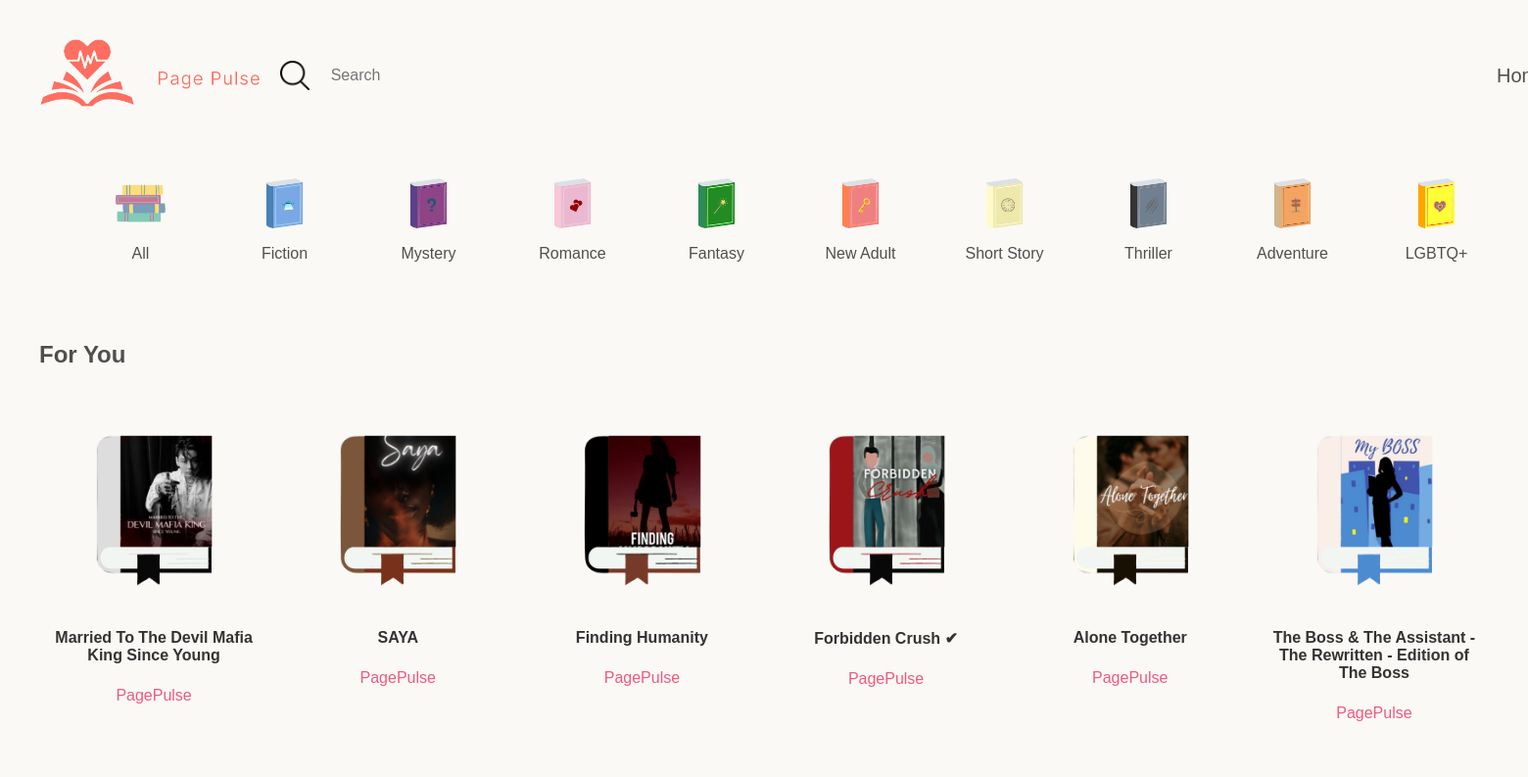
The app's page /dashboard/ (upper part), older data.
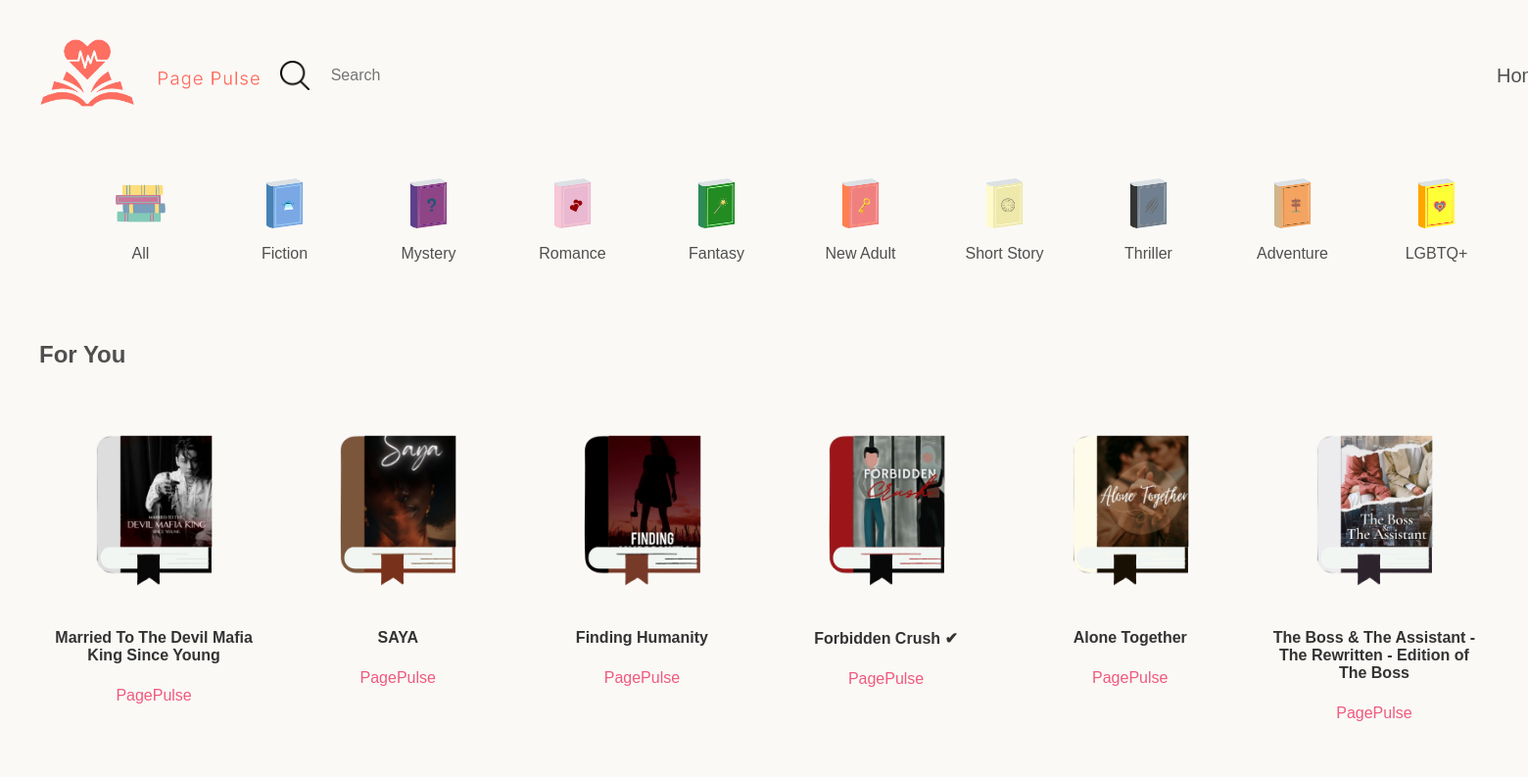
The same page, newer data.
### book/models.py (models this page shows, shortened)
class Book(models.Model):
    title = models.CharField(max_length=200)
    author = models.CharField(max_length=100)
    published_date = models.DateField()
    book_image = models.ImageField(upload_to='books/', blank=True, null=True)
    description = models.TextField(blank=True, null=True)
    genre = models.CharField(max_length=50, choices=[
        ('Fiction', 'Fiction'),
        ('Mystery', 'Mystery'),
        ('Romance', 'Romance'),
        ('Fantasy', 'Fantasy'),
        ('Thriller', 'Thriller'),
        ('Adventure', 'Adventure'),
        ('LGBTQ+', 'LGBTQ+'),
        ('New Adult', 'New Adult'),
        ('Short Story', 'Short Story'),
    ])

### dashboard/views.py (the view)
# urls.py: path('', views.homepage, name='homepage'),
def homepage(request):
    books = Book.objects.all()
    return render(request, 'homepage.html', {
        'books': books,
    })

### dashboard/templates/homepage.html (shortened to what this page needs)
{% load static %}
<!DOCTYPE html>
<html lang="en">
<head>
</head>
<body>
    <header>
        <div class="header-container">
            <div class="logo">
                <img src="{% static 'Images/IM2 Logo.png' %}" alt="Page Pulse Logo">
            </div>
            <div class="search-container">
                <div class="search-bar">
                    <img src="{% static 'Images/search.png' %}" alt="Search" class="search-icon">
                    <input type="search" class="search-field" placeholder="Search">
                </div>
            </div>
            <div class="nav-container">
                <div class="nav-item"><a href="{% url 'homepage' %}" class="nav-link {% if request.path == '/' %}active{% endif %}">Home</a></div>
            </div>
        </div>
    </header>
    <div class="categories">
        <ul>
            <li><a href="{% url 'category_view' category='All' %}"><img src="{% static 'Images/all.png' %}" alt="All"><span>All</span></a></li>
            <li><a href="{% url 'category_view' category='Fiction' %}"><img src="{% static 'Images/fiction.png' %}" alt="Fiction"><span>Fiction</span></a></li>
            <li><a href="{% url 'category_view' category='Mystery' %}"><img src="{% static 'Images/mystery.png' %}" alt="Mystery"><span>Mystery</span></a></li>
            <li><a href="{% url 'category_view' category='Romance' %}"><img src="{% static 'Images/romance.png' %}" alt="Romance"><span>Romance</span></a></li>
            <li><a href="{% url 'category_view' category='Fantasy' %}"><img src="{% static 'Images/fantasy.png' %}" alt="Fantasy"><span>Fantasy</span></a></li>
            <li><a href="{% url 'category_view' category='New Adult' %}"><img src="{% static 'Images/new_adult.png' %}" alt="New Adult"><span>New Adult</span></a></li>
            <li><a href="{% url 'category_view' category='Short Story' %}"><img src="{% static 'Images/short_story.png' %}" alt="Short Story"><span>Short Story</span></a></li>
            <li><a href="{% url 'category_view' category='Thriller' %}"><img src="{% static 'Images/thriller.png' %}" alt="Thriller"><span>Thriller</span></a></li>
            <li><a href="{% url 'category_view' category='Adventure' %}"><img src="{% static 'Images/adventure.png' %}" alt="Adventure"><span>Adventure</span></a></li>
            <li><a href="{% url 'category_view' category='LGBTQ+' %}"><img src="{% static 'Images/lgbtq+.png' %}" alt="LGBTQ+"><span>LGBTQ+</span></a></li>
        </ul>
    </div>
    <section class="for-you">
        <h2>For You</h2>
        <div class="book-grid">
            {% for book in books %}
            <li>
                <div class="book-item"
                     {% if book.book_image %}
                     onclick="openModal('{{ book.book_image.url }}', '{{ book.title }}', '{{ book.author }}', '{{ book.genre }}', '{{ book.description }}', '{{ book.id }}')"
                     {% else %}
                     onclick="openModal('#', '{{ book.title }}', '{{ book.author }}', '{{ book.genre }}', '{{ book.description }}', '{{ book.id }}')"
                     {% endif %}>
                    {% if book.book_image %}
                        <img src="{{ book.book_image.url }}" alt="{{ book.title }}" style="width: 100%; border-radius: 5px;">
                    {% else %}
                        <img src="{% static 'Images/no_cover.png' %}" alt="No cover available" style="width: 100%; border-radius: 5px;">
                    {% endif %}
                    <a href="{% url 'read_book' book.id %}">{{ book.title }}</a> by {{ book.author.username }}
                    <p>{{ book.author }}</p>
                </div>
            </li>
            {% endfor %}
        </div>
    </section>
</body>
</html>

### dashboard/templates/homepage.html (style rules this page uses)
body { font-family: Arial, sans-serif; color: #FAF9F6; background-color: #FAF9F6; margin: 0; padding: 20px; }
h2 { margin-bottom: 10px; color: #4F4F4F; }
.header-container { display: flex; align-items: center; gap: 20px; margin: 20px; }
.logo img { height: 70px; }
header { display: flex; justify-content: space-between; align-items: center; width: 100%; }
.nav-container { display: flex; align-items: center; gap: 20px; margin-left: 93%; }
.nav-item { cursor: pointer; color: #4F4F4F; font-size: 20px; margin-right: 10px; }
.nav-item a { white-space: nowrap; font-weight: 50; text-decoration: none; color: #4F4F4F; font-size: 20px; }
.nav-link { text-decoration: none; color: #666; font-weight: 500; }
.search-container { display: flex; }
.search-bar { display: flex; align-items: center; position: relative; }
.search-icon { height: 30px; width: auto; margin-right: 10px; }
.search-field { padding: 10px 10px 10px 10px; font-size: 16px; border: 2px solid #FAF9F6; border-radius: 10px; width: 300px; background-color: #FAF9F6; }
.categories, .for-you, .popular { margin: 20px 0; }
.categories ul { list-style: none; padding: 0; display: flex; flex-wrap: wrap; margin-left: 50px; margin-top: -20px; margin-bottom: 30px; }
.categories li { margin: 10px; text-align: center; flex: 1 1 100px; max-width: 150px; }
.categories img { width: 100%; height: auto; border-radius: 10px; margin-bottom: -25px; }
.categories span { color: #4F4F4F; }
.categories a { text-decoration: none; }
.for-you { padding: 20px; }
.book-grid { display: grid; grid-template-columns: repeat(6, 1fr); gap: 15px; padding-bottom: 10px; }
.book-item { padding: 10px; border-radius: 5px; text-align: center; transition: transform 0.3s ease-in-out; }
.book-item img { width: 100%; border-radius: 5px; }
.book-item a { display: block; margin-top: 10px; font-weight: bold; text-decoration: none; color: #333; }
.book-item p { margin: 5px 0; color: #F05A7E; }

Row changes from the older to the newer data that the page shows:
changed Book "The Boss & The Assistant - The Rewritten - Edition of The Boss": book_image: a different picture
